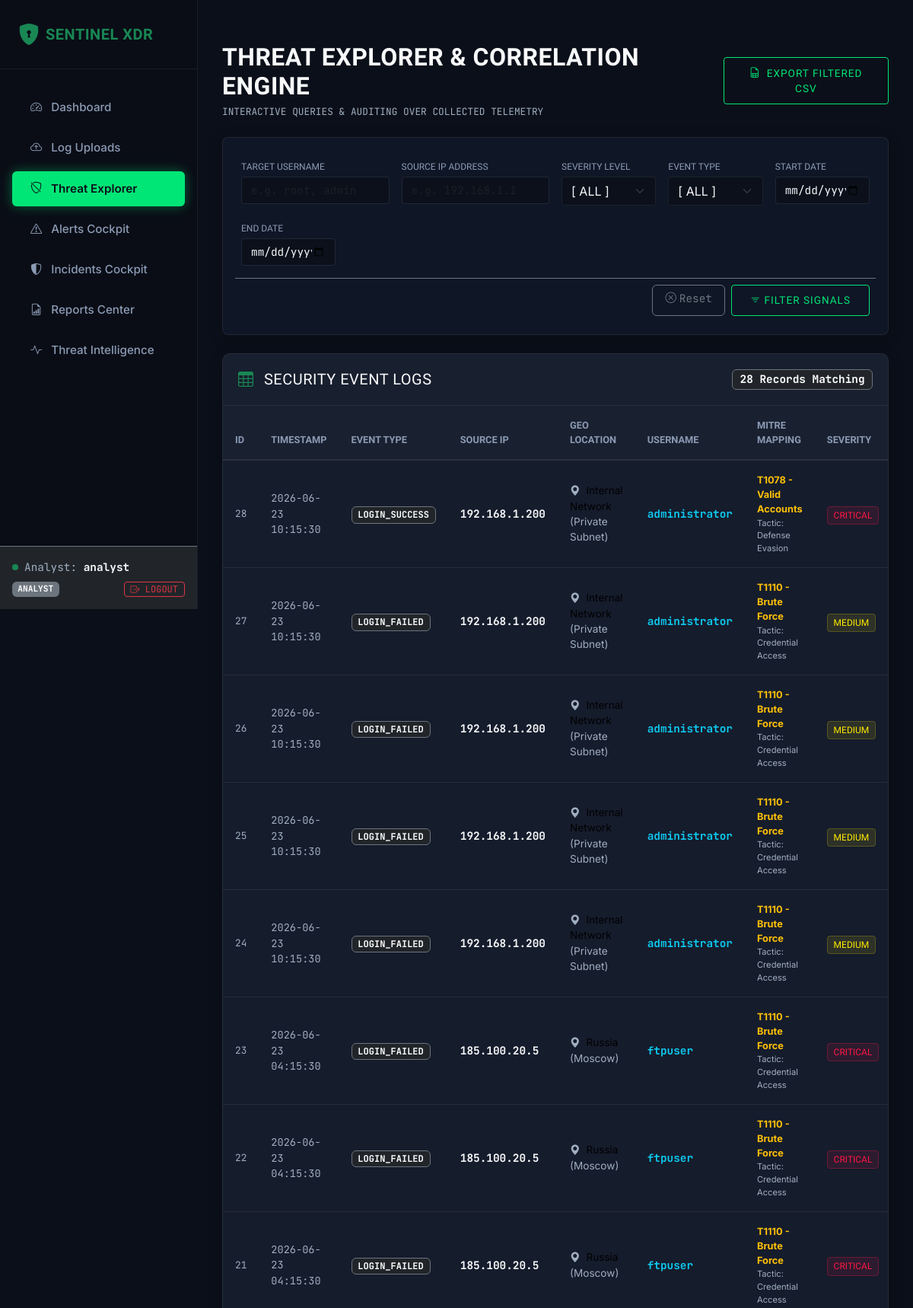
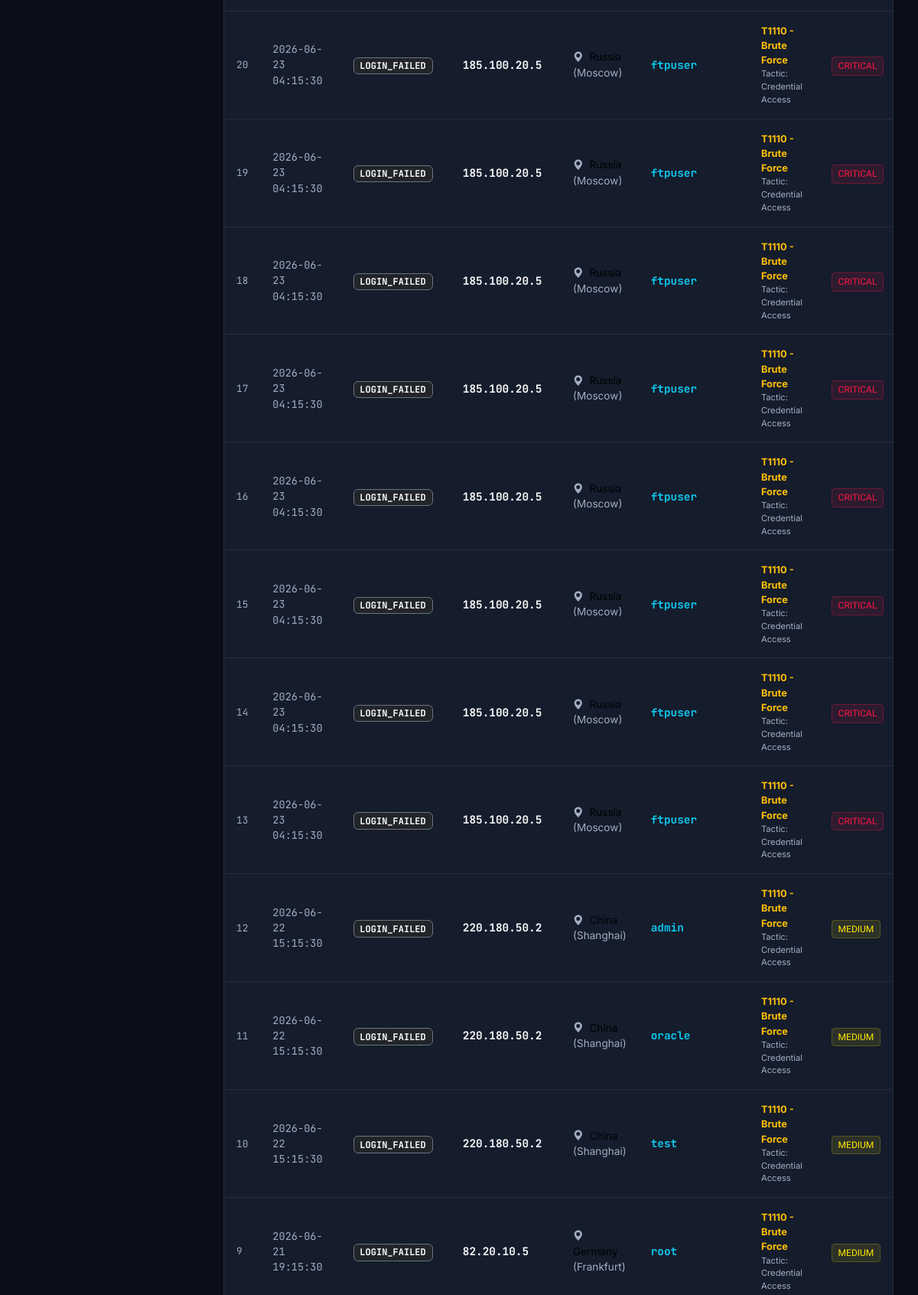
Screenshot of /events (signed in, upper part) with the database file from the repository (2 pictures, top to bottom).
### app/models/user.py (models this page shows, shortened)
class User(db.Model):
    __tablename__ = 'users'
    id = db.Column(db.Integer, primary_key=True)
    username = db.Column(db.String(64), unique=True, nullable=False, index=True)
    email = db.Column(db.String(120), unique=True, nullable=False)
    password_hash = db.Column(db.String(128), nullable=False)
    created_at = db.Column(db.DateTime, default=datetime.datetime.utcnow)
    role = db.Column(db.String(32), default='analyst', nullable=False)  # 'admin' or 'analyst'
    uploads = db.relationship('UploadedLog', backref='uploader', lazy=True, cascade="all, delete-orphan")

### app/models/security_event.py (models this page shows, shortened)
class SecurityEvent(db.Model):
    __tablename__ = 'security_events'
    id = db.Column(db.Integer, primary_key=True)
    uploaded_log_id = db.Column(db.Integer, db.ForeignKey('uploaded_logs.id', ondelete='CASCADE'), nullable=False)
    timestamp = db.Column(db.DateTime, default=datetime.datetime.utcnow, nullable=False, index=True)
    event_type = db.Column(db.String(64), nullable=False, index=True)  # LOGIN_FAILED, LOGIN_SUCCESS, etc.
    status = db.Column(db.String(32), nullable=False)  # Success, Failure
    source_ip = db.Column(db.String(45), nullable=False, index=True)
    username = db.Column(db.String(64), nullable=True, index=True)
    message = db.Column(db.Text, nullable=True)
    severity = db.Column(db.String(16), nullable=False, index=True)  # Low, Medium, High, Critical
    mitre_technique = db.Column(db.String(64), nullable=True)  # e.g., T1110 - Brute Force
    mitre_tactic = db.Column(db.String(64), nullable=True)     # e.g., Credential Access
    country = db.Column(db.String(64), nullable=True, default='Unknown')
    city = db.Column(db.String(64), nullable=True, default='Unknown')

### app/blueprints/main.py (the view)
@main_bp.route('/events')
@login_required
def events():
    query = _build_filtered_events_query(request.args)
    filtered_events = query.order_by(SecurityEvent.timestamp.desc()).all()
    event_types = db.session.query(SecurityEvent.event_type).distinct().all()
    event_types = [et[0] for et in event_types if et[0]]
    return render_template(
        'events.html',
        events=filtered_events,
        event_types=event_types,
        filters=request.args
    )

### app/templates/events.html (shortened to what this page needs)
{% extends 'base.html' %}
{% block content %}
<div class="container-fluid px-0">
    <div class="d-flex justify-content-between align-items-center mb-4">
        <div>
            <h2 class="text-light fw-bold mb-1">THREAT EXPLORER & CORRELATION ENGINE</h2>
            <p class="text-muted text-mono mb-0" style="font-size: 0.8rem;">INTERACTIVE QUERIES & AUDITING OVER
                COLLECTED TELEMETRY</p>
        </div>
        <div>
            <a href="{{ url_for('main.export_csv', username=filters.username, source_ip=filters.source_ip, severity=filters.severity, event_type=filters.event_type, start_date=filters.start_date, end_date=filters.end_date) }}"
                class="btn btn-cyber">
                <i class="bi bi-file-earmark-spreadsheet me-2"></i>Export Filtered CSV
            </a>
        </div>
    </div>
    <div class="cyber-card filter-panel mb-4">
        <form method="GET" action="{{ url_for('main.events') }}">
            <div class="row g-3">
                <div class="col-12 col-md-6 col-lg-3">
                    <label for="username" class="filter-label mb-1">Target Username</label>
                    <input type="text" name="username" id="username" class="form-control form-control-cyber text-mono"
                        placeholder="e.g. root, admin" value="{{ filters.username or '' }}">
                </div>
                <div class="col-12 col-md-6 col-lg-3">
                    <label for="source_ip" class="filter-label mb-1">Source IP Address</label>
                    <input type="text" name="source_ip" id="source_ip" class="form-control form-control-cyber text-mono"
                        placeholder="e.g. 192.168.1.1" value="{{ filters.source_ip or '' }}">
                </div>
                <div class="col-6 col-md-3 col-lg-2">
                    <label for="severity" class="filter-label mb-1">Severity Level</label>
                    <select name="severity" id="severity" class="form-select form-control-cyber">
                        <option value="ALL" {% if not filters.severity or filters.severity=='ALL' %}selected{% endif %}>
                            [ ALL ]</option>
                    </select>
                </div>
                <div class="col-6 col-md-3 col-lg-2">
                    <label for="event_type" class="filter-label mb-1">Event Type</label>
                    <select name="event_type" id="event_type" class="form-select form-control-cyber">
                        <option value="ALL" {% if not filters.event_type or filters.event_type=='ALL' %}selected{% endif
                            %}>[ ALL ]</option>
                    </select>
                </div>
                <div class="col-6 col-lg-2">
                    <label for="start_date" class="filter-label mb-1">Start Date</label>
                    <input type="date" name="start_date" id="start_date"
                        class="form-control form-control-cyber text-mono" value="{{ filters.start_date or '' }}">
                </div>
                <div class="col-6 col-lg-2">
                    <label for="end_date" class="filter-label mb-1">End Date</label>
                    <input type="date" name="end_date" id="end_date" class="form-control form-control-cyber text-mono"
                        value="{{ filters.end_date or '' }}">
                </div>
                <div class="col-12 d-flex justify-content-end gap-2 mt-3 pt-2 border-top border-secondary">
                    <a href="{{ url_for('main.events') }}" class="btn btn-outline-secondary text-mono px-3">
                        <i class="bi bi-x-circle me-1"></i>Reset
                    </a>
                    <button type="submit" class="btn btn-cyber px-4">
                        <i class="bi bi-filter me-1"></i>Filter Signals
                    </button>
                </div>
            </div>
        </form>
    </div>
    <div class="cyber-card">
        <div class="cyber-card-header d-flex justify-content-between align-items-center">
            <h5 class="text-light mb-0 font-display"><i class="bi bi-table text-success me-2"></i> SECURITY EVENT LOGS
            </h5>
            <span class="badge bg-dark border border-secondary text-mono">{{ events | length }} Records Matching</span>
        </div>
        <div class="table-responsive">
            <table class="table table-cyber mb-0 align-middle">
                <thead>
                    <tr>
                        <th style="width: 5%;">ID</th>
                        <th style="width: 15%;">Timestamp</th>
                        <th style="width: 12%;">Event Type</th>
                        <th style="width: 10%;">Source IP</th>
                        <th style="width: 12%;">Geo Location</th>
                        <th style="width: 10%;">Username</th>
                        <th style="width: 20%;">MITRE Mapping</th>
                        <th style="width: 8%;">Severity</th>
                    </tr>
                </thead>
                <tbody>
                    {% if events %}
                    {% for event in events %}
                    <tr>
                        <td class="text-muted text-mono" style="font-size: 0.8rem;">
                            {{ event.id }}
                        </td>
                        <td class="text-mono text-muted" style="font-size: 0.85rem;">
                            {{ event.timestamp.strftime('%Y-%m-%d %H:%M:%S') }}
                        </td>
                        <td>
                            <span class="badge bg-dark border border-secondary text-mono" style="font-size: 0.75rem;">
                                {{ event.event_type }}
                            </span>
                        </td>
                        <td class="text-mono fw-bold text-light">
                            {{ event.source_ip }}
                        </td>
                        <td style="font-size: 0.85rem;">
                            <i class="bi bi-geo-alt-fill text-muted me-1"></i>
                            {% if event.country and event.country != 'Unknown' %}
                            {{ event.country }} <span class="text-muted">({{ event.city }})</span>
                            {% else %}
                            <span class="text-muted">Unknown</span>
                            {% endif %}
                        </td>
                        <td class="text-mono text-info fw-bold">
                            {{ event.username or 'N/A' }}
                        </td>
                        <td style="font-size: 0.8rem;">
                            {% if event.mitre_technique and event.mitre_technique != 'N/A' %}
                            <div class="text-warning fw-bold">{{ event.mitre_technique }}</div>
                            <div class="text-muted" style="font-size: 0.7rem;">Tactic: {{ event.mitre_tactic }}</div>
                            {% else %}
                            <span class="text-muted">N/A</span>
                            {% endif %}
                        </td>
                        <td>
                            <span
                                class="badge-cyber {% if event.severity == 'Critical' %}badge-critical{% elif event.severity == 'High' %}badge-high{% elif event.severity == 'Medium' %}badge-medium{% else %}badge-low{% endif %}">
                                {{ event.severity }}
                            </span>
                        </td>
                    </tr>
                    {% endfor %}
                    {% endif %}
                </tbody>
            </table>
        </div>
    </div>
</div>
{% endblock %}

### app/templates/base.html (shortened to what this page needs)
<!DOCTYPE html>
<html lang="en">
<head>
    <link href="https://cdn.jsdelivr.net/npm/bootstrap@5.3.3/dist/css/bootstrap.min.css" rel="stylesheet"
>
    <link rel="stylesheet" href="https://cdn.jsdelivr.net/npm/bootstrap-icons@1.11.3/font/bootstrap-icons.min.css">
    <link rel="stylesheet" href="{{ url_for('static', filename='css/custom.css') }}">
</head>
<body>
    <div class="sidebar d-flex flex-column justify-content-between">
        <div>
            <div class="sidebar-logo">
                <i class="bi bi-shield-lock-fill text-success fs-3 me-2"></i>
                <span class="brand-text text-success fs-5 fw-bold">SENTINEL XDR</span>
            </div>
            {% if g.user %}
            <nav class="nav flex-column">
                <a class="nav-link {% if request.endpoint == 'dashboard.index' %}active{% endif %}"
                    href="{{ url_for('dashboard.index') }}">
                    <i class="bi bi-speedometer2 me-2"></i> Dashboard
                </a>
                <a class="nav-link {% if request.endpoint == 'main.uploads' %}active{% endif %}"
                    href="{{ url_for('main.uploads') }}">
                    <i class="bi bi-cloud-arrow-up me-2"></i> Log Uploads
                </a>
                <a class="nav-link {% if request.endpoint == 'main.events' %}active{% endif %}"
                    href="{{ url_for('main.events') }}">
                    <i class="bi bi-shield-slash me-2"></i> Threat Explorer
                </a>
                <a class="nav-link {% if request.endpoint == 'alerts.index' %}active{% endif %}"
                    href="{{ url_for('alerts.index') }}">
                    <i class="bi bi-exclamation-triangle me-2"></i> Alerts Cockpit
                </a>
                <a class="nav-link {% if request.blueprint == 'incidents' %}active{% endif %}"
                    href="{{ url_for('incidents.index') }}">
                    <i class="bi bi-shield-shaded me-2"></i> Incidents Cockpit
                </a>
                <a class="nav-link {% if request.blueprint == 'reports' %}active{% endif %}"
                    href="{{ url_for('reports.index') }}">
                    <i class="bi bi-file-earmark-bar-graph me-2"></i> Reports Center
                </a>
                <a class="nav-link {% if request.endpoint == 'iocs.index' %}active{% endif %}"
                    href="{{ url_for('iocs.index') }}">
                    <i class="bi bi-activity me-2"></i> Threat Intelligence
                </a>
            </nav>
            {% endif %}
        </div>
        {% if g.user %}
        <div class="p-3 border-top border-secondary bg-dark">
            <div class="d-flex align-items-center mb-2">
                <div class="bg-success rounded-circle me-2" style="width: 8px; height: 8px;"></div>
                <small class="text-muted text-mono">Analyst: <span class="text-light fw-bold">{{ g.user.username
                        }}</span></small>
            </div>
            <div class="d-flex justify-content-between align-items-center">
                <span class="badge bg-secondary text-mono" style="font-size: 0.7rem;">{{ g.user.role | upper }}</span>
                <a href="{{ url_for('auth.logout') }}" class="btn btn-sm btn-outline-danger py-0 px-2 text-mono"
                    style="font-size: 0.75rem;">
                    <i class="bi bi-box-arrow-right"></i> LOGOUT
                </a>
            </div>
        </div>
        {% endif %}
    </div>
    <div class="main-wrapper">
        {% block content %}{% endblock %}
    </div>
</body>
</html>

### rows the page displays
User: user.username "analyst", user.role "ANALYST"
SecurityEvent: id "28", timestamp "2026-06-23 10:15:30", event_type "LOGIN_SUCCESS", source_ip "192.168.1.200", country "Internal Network", city "Private Subnet", username "administrator", mitre_technique "T1078 - Valid Accounts", mitre_tactic "Defense Evasion", severity "CRITICAL"
SecurityEvent: id "27", timestamp "2026-06-23 10:15:30", event_type "LOGIN_FAILED", source_ip "192.168.1.200", country "Internal Network", city "Private Subnet", username "administrator", mitre_technique "T1110 - Brute Force", mitre_tactic "Credential Access", severity "MEDIUM"
SecurityEvent: id "26", timestamp "2026-06-23 10:15:30", event_type "LOGIN_FAILED", source_ip "192.168.1.200", country "Internal Network", city "Private Subnet", username "administrator", mitre_technique "T1110 - Brute Force", mitre_tactic "Credential Access", severity "MEDIUM"
SecurityEvent: id "25", timestamp "2026-06-23 10:15:30", event_type "LOGIN_FAILED", source_ip "192.168.1.200", country "Internal Network", city "Private Subnet", username "administrator", mitre_technique "T1110 - Brute Force", mitre_tactic "Credential Access", severity "MEDIUM"
SecurityEvent: id "24", timestamp "2026-06-23 10:15:30", event_type "LOGIN_FAILED", source_ip "192.168.1.200", country "Internal Network", city "Private Subnet", username "administrator", mitre_technique "T1110 - Brute Force", mitre_tactic "Credential Access", severity "MEDIUM"
SecurityEvent: id "23", timestamp "2026-06-23 04:15:30", event_type "LOGIN_FAILED", source_ip "185.100.20.5", country "Russia", city "Moscow", username "ftpuser", mitre_technique "T1110 - Brute Force", mitre_tactic "Credential Access", severity "CRITICAL"
SecurityEvent: id "22", timestamp "2026-06-23 04:15:30", event_type "LOGIN_FAILED", source_ip "185.100.20.5", country "Russia", city "Moscow", username "ftpuser", mitre_technique "T1110 - Brute Force", mitre_tactic "Credential Access", severity "CRITICAL"
SecurityEvent: id "21", timestamp "2026-06-23 04:15:30", event_type "LOGIN_FAILED", source_ip "185.100.20.5", country "Russia", city "Moscow", username "ftpuser", mitre_technique "T1110 - Brute Force", mitre_tactic "Credential Access", severity "CRITICAL"
SecurityEvent: id "20", timestamp "2026-06-23 04:15:30", event_type "LOGIN_FAILED", source_ip "185.100.20.5", country "Russia", city "Moscow", username "ftpuser", mitre_technique "T1110 - Brute Force", mitre_tactic "Credential Access", severity "CRITICAL"
SecurityEvent: id "19", timestamp "2026-06-23 04:15:30", event_type "LOGIN_FAILED", source_ip "185.100.20.5", country "Russia", city "Moscow", username "ftpuser", mitre_technique "T1110 - Brute Force", mitre_tactic "Credential Access", severity "CRITICAL"
SecurityEvent: id "18", timestamp "2026-06-23 04:15:30", event_type "LOGIN_FAILED", source_ip "185.100.20.5", country "Russia", city "Moscow", username "ftpuser", mitre_technique "T1110 - Brute Force", mitre_tactic "Credential Access", severity "CRITICAL"
SecurityEvent: id "17", timestamp "2026-06-23 04:15:30", event_type "LOGIN_FAILED", source_ip "185.100.20.5", country "Russia", city "Moscow", username "ftpuser", mitre_technique "T1110 - Brute Force", mitre_tactic "Credential Access", severity "CRITICAL"
SecurityEvent: id "16", timestamp "2026-06-23 04:15:30", event_type "LOGIN_FAILED", source_ip "185.100.20.5", country "Russia", city "Moscow", username "ftpuser", mitre_technique "T1110 - Brute Force", mitre_tactic "Credential Access", severity "CRITICAL"
SecurityEvent: id "15", timestamp "2026-06-23 04:15:30", event_type "LOGIN_FAILED", source_ip "185.100.20.5", country "Russia", city "Moscow", username "ftpuser", mitre_technique "T1110 - Brute Force", mitre_tactic "Credential Access", severity "CRITICAL"
SecurityEvent: id "14", timestamp "2026-06-23 04:15:30", event_type "LOGIN_FAILED", source_ip "185.100.20.5", country "Russia", city "Moscow", username "ftpuser", mitre_technique "T1110 - Brute Force", mitre_tactic "Credential Access", severity "CRITICAL"
SecurityEvent: id "13", timestamp "2026-06-23 04:15:30", event_type "LOGIN_FAILED", source_ip "185.100.20.5", country "Russia", city "Moscow", username "ftpuser", mitre_technique "T1110 - Brute Force", mitre_tactic "Credential Access", severity "CRITICAL"
SecurityEvent: id "12", timestamp "2026-06-22 15:15:30", event_type "LOGIN_FAILED", source_ip "220.180.50.2", country "China", city "Shanghai", username "admin", mitre_technique "T1110 - Brute Force", mitre_tactic "Credential Access", severity "MEDIUM"
SecurityEvent: id "11", timestamp "2026-06-22 15:15:30", event_type "LOGIN_FAILED", source_ip "220.180.50.2", country "China", city "Shanghai", username "oracle", mitre_technique "T1110 - Brute Force", mitre_tactic "Credential Access", severity "MEDIUM"
SecurityEvent: id "10", timestamp "2026-06-22 15:15:30", event_type "LOGIN_FAILED", source_ip "220.180.50.2", country "China", city "Shanghai", username "test", mitre_technique "T1110 - Brute Force", mitre_tactic "Credential Access", severity "MEDIUM"
SecurityEvent: id "9", timestamp "2026-06-21 19:15:30", event_type "LOGIN_FAILED", source_ip "82.20.10.5", country "Germany", city "Frankfurt", username "root", mitre_technique "T1110 - Brute Force", mitre_tactic "Credential Access", severity "MEDIUM"

### other values shown
{{ events | length }} "28"
